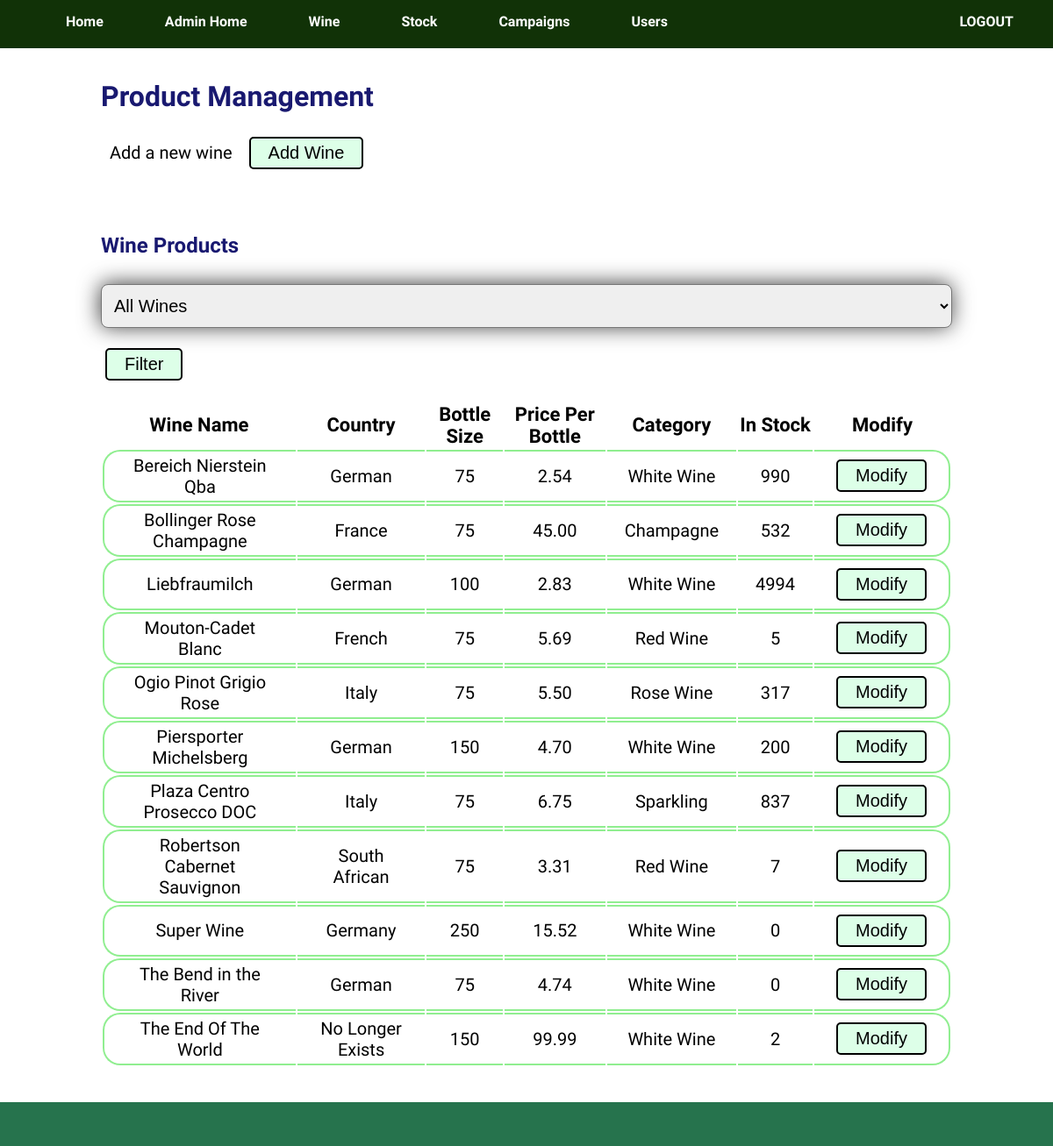
Before: /admin/aWine.php (signed in) with the older database file.
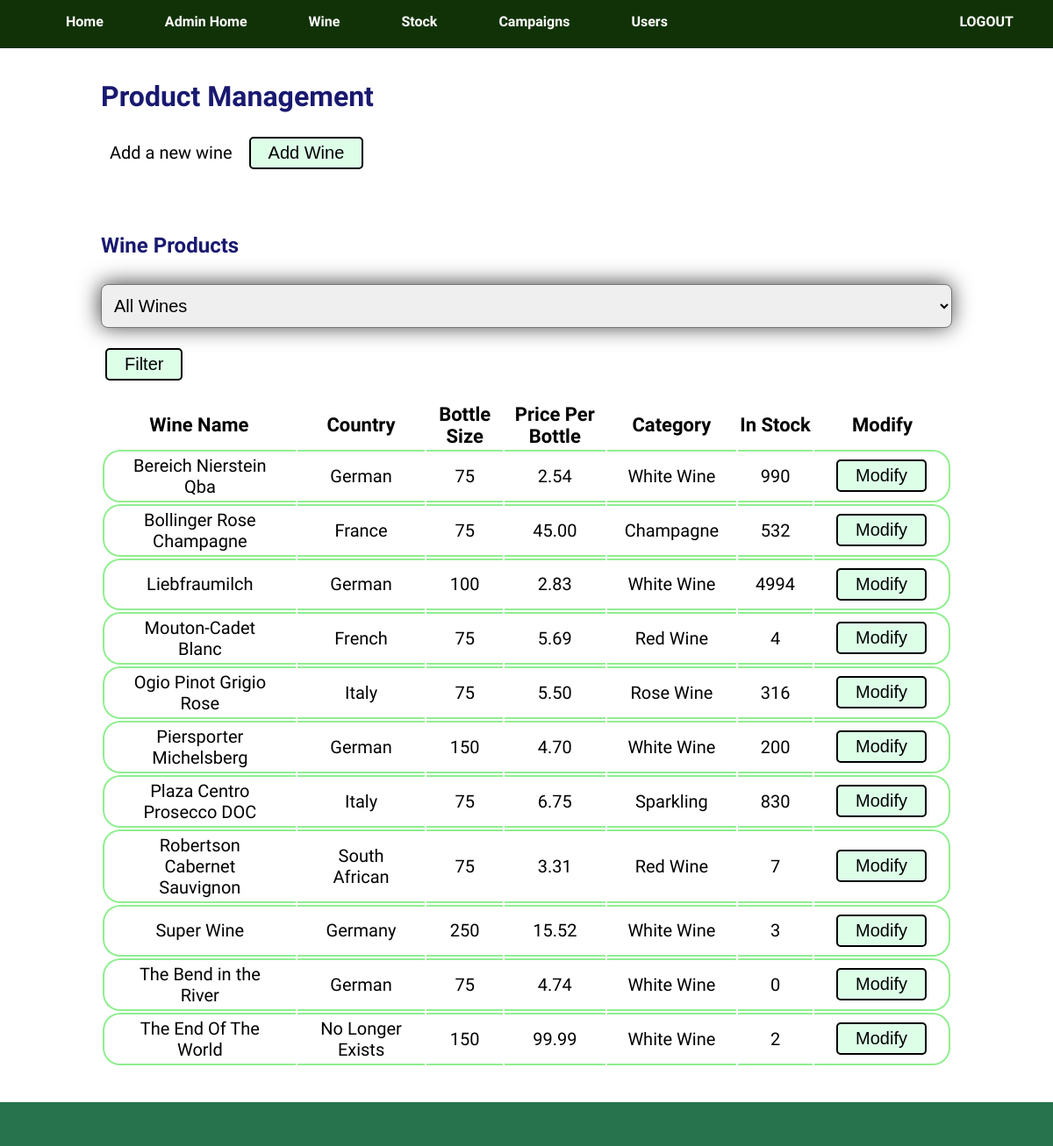
After: the same page with the newer database file.
### tables this page shows
CREATE TABLE IF NOT EXISTS `wine` (
  `wine_id` int(11) NOT NULL,
  `wine_name` varchar(100) NOT NULL,
  `country` varchar(100) NOT NULL,
  `bottle_size` int(11) DEFAULT NULL,
  `description` longtext,
  `price_per_bottle` double(10,2) NOT NULL,
  `bottles_per_case` int(11) NOT NULL,
  `asset_link` varchar(255) DEFAULT NULL,
  `lvl` enum('Sweet Wine','Dry Wine','Light Bodied Wine','Full Bodied Wine') DEFAULT NULL,
  `date_added` datetime NOT NULL DEFAULT CURRENT_TIMESTAMP,
  `category_id_fk` int(11) NOT NULL
);

CREATE TABLE IF NOT EXISTS `stock_hold` (
  `stock_hold_id` int(11) NOT NULL,
  `quantity` int(11) NOT NULL DEFAULT '0',
  `wine_id_fk` int(11) NOT NULL
);

CREATE TABLE IF NOT EXISTS `category` (
  `category_id` int(11) NOT NULL,
  `wine_colour` varchar(25) DEFAULT NULL,
  `wine_type` varchar(25) DEFAULT NULL
);

### admin/Database/db_access.php (called while the page is built, shortened)
<?php
class DbConnection {
    private $db_host = "localhost";
    private $db_user = "wine_user";
    private $db_name = "wine_app";
    private $db_pass = "paulNeve";
    protected $dbConn;
    public function __construct() {
        try {
            $this->dbConn = new PDO("mysql:host=$this->db_host;dbname=$this->db_name", $this->db_user, $this->db_pass);
            $this->dbConn->setAttribute(PDO::ATTR_ERRMODE, PDO::ERRMODE_EXCEPTION);
        } catch(PDOException $ex) {
            echo 'CONNECTION ERROR: ' . $ex->getMessage();
        }
    }
    public function getPdo() {
        return $this->dbConn;
    }
}
require_once ("../Database/db_Read.php");
$readObject = new ReadObject();
?>

### Database/db_Read.php (called while the page is built, shortened)
<?php
    class Read extends DbConnection {
        protected $pdo;
        public function __construct() {
            $this->pdo = $this->getPdo();
        }
        public function readQC($_q, $_c) {
            $statement = $this->pdo->prepare($_q);
            $statement->execute();
            $result = $statement->fetchAll(PDO::FETCH_CLASS, $_c);
            return $result;
        }
    }
    class ReadObject extends Read {
        public function getAllWines() {
            $q = "SELECT * FROM wine, category, stock_hold WHERE stock_hold.wine_id_fk = wine.wine_id AND  wine.category_id_fk = category.category_id ORDER BY wine_name ASC";
            $c = 'Wine';
            return $this->readQC($q, $c);
        }
    }
?>

### admin/Controllers/aWine_controller.php (called while the page is built, shortened)
<?php
require_once("Database/db_access.php");
require_once ("../Model/m_wine.php");
if (isset($_GET["aCode"]) && $_GET["aCode"] == "filter" && $_GET["wine_type"] != "all") {
    $accessWines = [];
    $accessWines = $readObject->getAllWinesByCategory($_GET["wine_type"]);
    $message = "You selection has now been filtered.";
} elseif (isset($_GET["aCode"]) && $_GET["aCode"] == "wine_mod") {
    $accessWines = [];
    $accessWines = $readObject->getWineById($_GET["wine"]);
    $message = "Modify your selected product here, once the update button is clicked the changes will take effect immediately.";
} else {
    $accessWines = $readObject->getAllWines();
}
?>

### Model/m_wine.php (called while the page is built, shortened)
<?php
    class Wine implements JsonSerializable {
        function __get($name) {
            return $this->$name;
        }
    }
?>

### admin/aWine.php (the view, shortened to what the changed rows need)
<?php require_once ('Includes/header.php'); ?>
<?php require_once ('Controllers/aWine_controller.php'); ?>
    <div class="row">
        <div class="col-offset-lg-2 col-lg-8 col-offset-md-1 col-md-10 col-sm-12 formContent">
            <h1>Product Management</h1>
        </div>
    </div>
    <br>
    <?php if(isset($_GET["aCode"]) && $_GET["aCode"] == "wine_mod"): ?>
    <div class="row">
        <div class="col-offset-lg-2 col-lg-8 col-offset-md-1 col-md-10 col-sm-12 formContent">
            <h1>Product Update</h1>
            <form method="post" action="aWine.php" enctype="multipart/form-data">
                <label for="wine_nameU">Wine Name : </label>
                <input type="text" id="wine_nameU" name="wine_name" value="<?= $accessWines[0]->wine_name ?>" >
                <br><br>
                <label for="countryU">Country : </label>
                <input type="text" id="countryU" name="country" value="<?= $accessWines[0]->country ?>" >
                <br><br>
                <label for="bottle_sizeU">Bottle Size : </label>
                <input type="text" id="bottle_sizeU" name="bottle_size" value="<?= $accessWines[0]->bottle_size ?>" >
                <br><br>
                <label for="price_per_bottleU">Price : </label>
                <input type="text" id="price_per_bottleU" name="price_per_bottle" value="<?= $accessWines[0]->price_per_bottle ?>" >
                <br><br>
                <label for="asset_current">Current Image : </label>
                <input type="hidden" id="asset_current" name="asset_current" value="<?= $accessWines[0]->asset_link ?>" >
                <img src="../<?= $accessWines[0]->asset_link ?>" alt="Picture of <?= $accessWines[0]->wine_name ?>" height="50px">
                <br><br>
                <label for="asset_linkU">Upload New Image : </label>
                <input type="file" id="asset_linkU" name="asset_link" >
                <br><br>
                <label for="descriptionU">Description : </label>
                <textarea name="description" id="descriptionU" rows="6" cols="50"><?= $accessWines[0]->description ?></textarea>
                <br><br>
                <label for="categoryU">Category : </label>
                <select name="category" id="categoryU">
                    <?php foreach ($accessCat as $cat): ?>
                        <option name="category" value="<?= $cat->category_id ?>" <?= ($cat->category_id == $accessWines[0]->category_id_fk) ? "selected" : "" ?> ><?= $cat->wine_colour ?> <?= $cat->wine_type ?></option>
                    <?php endforeach; ?>
                </select>
                <div class="categoryU"></div>
                <input type="hidden" name="aCode" value="update">
                <input type="hidden" name="wine" value="<?= $accessWines[0]->wine_id ?>">
                <br><br>
                <input type="submit" name="update" value="Update">
                <input type="submit" name="cancel" value="Cancel">
                <div class="warning">
                    <input type="button" name="remove" value="Remove">
                </div>
            </form>
        </div>
    </div>
    <?php else: ?>
    <div class="row">
        <div class="col-offset-lg-2 col-lg-8 col-offset-md-1 col-md-10 col-sm-12 formContent">
            <h2>Wine Products</h2>
            <br>
            <div class="tableData">
                <table>
                    <tr>
                        <th>Wine Name</th>
                        <th>Country</th>
                        <th>Bottle Size</th>
                        <th>Price Per Bottle</th>
                        <th>Category</th>
                        <th>In Stock</th>
                        <th>Modify</th>
                    </tr>
                    <?php foreach ($accessWines as $wine): ?>
                    <tr>
                        <td><?= $wine->wine_name ?></td>
                        <td><?= $wine->country ?></td>
                        <td><?= $wine->bottle_size ?></td>
                        <td><?= $wine->price_per_bottle ?></td>
                        <td><?= $wine->wine_colour ?> <?= $wine->wine_type ?></td>
                        <td><?= $wine->quantity ?></td>
                        <td>
                            <form method="get" action="aWine.php">
                                <input type="submit" value="Modify">
                            </form>
                        </td>
                    </tr>
                    <?php endforeach; ?>
                </table>
            </div>
        </div>
    </div>
    <?php endif; ?>
<?php require_once ('Includes/footer.php'); ?>

Changed rows visible on the page:
changed through a linked row, wine "Mouton-Cadet Blanc": stock_hold.quantity "5" → "4"
changed through a linked row, wine "Ogio Pinot Grigio Rose": stock_hold.quantity "317" → "316"
changed through a linked row, wine "Plaza Centro Prosecco DOC": stock_hold.quantity "837" → "830"
changed through a linked row, wine "Super Wine": stock_hold.quantity "0" → "3"
